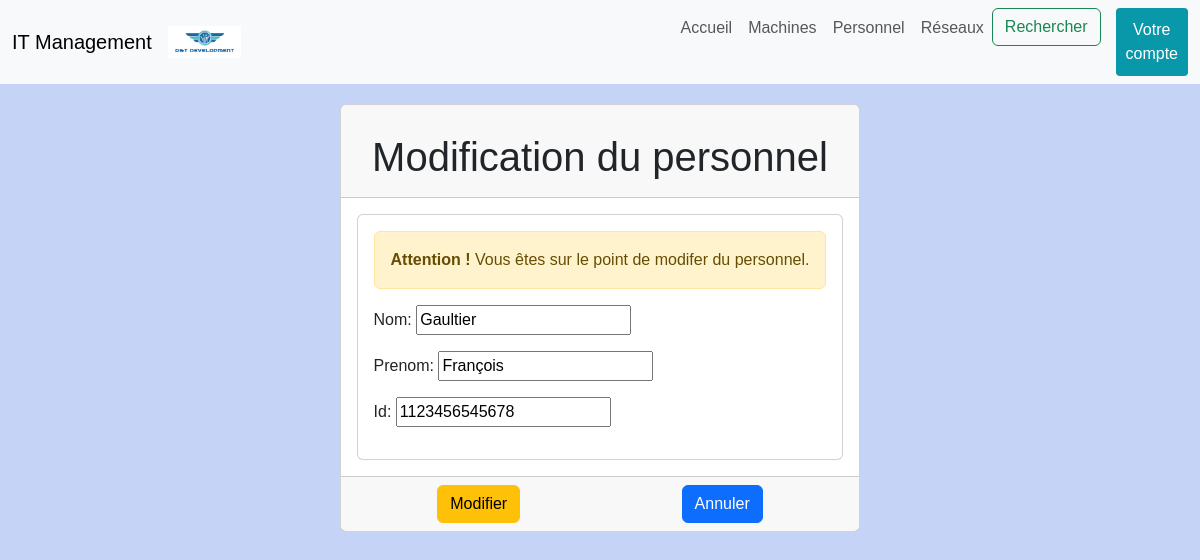
/modifier_personnel/1123456545678 (signed in), run on the app's committed database.
### projetApp/models.py (models this page shows, shortened)
class Personnel(models.Model):
	id = models.PositiveIntegerField(		#l'id est saisi manuellement est changeable et est unique
		primary_key = True,
		editable = True,
		validators=[MinValueValidator(1000000000000) , MaxValueValidator(9999999999999)], #ces valeurs répresentent la forme du num de sécurité sociale
		unique = True,
	)
	nom = models.CharField(
		max_length = 30
	)
	prenom = models.CharField(
		max_length = 30
	)
	mail = models.EmailField(blank = True) # permet la creation d'email automatiquement sous la bonne forme

### projetApp/views.py (the view)
# urls.py: path('modifier_personnel/<pk>', views.modifier_personnel_view, name='modifier_personnel'),
def modifier_personnel_view(request, pk):
    instance = get_object_or_404(Personnel, pk=pk)
    if request.method == 'POST':
        form = PersonnelForm(request.POST, instance=instance)
        if form.is_valid():
            form.save()
            return redirect('personnel')
    else:
        form = PersonnelForm(instance=instance)
    return render(request, 'templates/html/modifier_personnel.html', {'form': form})

### projetApp/forms.py
class PersonnelForm(forms.ModelForm):       #formulaire utilisé pour tout ce qui touche au modele personnel
    class Meta:
        model = Personnel
        fields = ['nom','prenom','id']

### projetApp/templates/html/modifier_personnel.html (shortened to what this page needs)
{%extends "index.html" %}
{% block content %}
<div class="card">
    <div class="card-header">
        <h1 class="card-title">Modification du personnel</h1>
    </div>
    <div class="card-body">
        <div class="card">
            <div class="card-body">
                {% if request.user.is_superuser %}
                <div class="alert alert-warning">
                    <strong>Attention !</strong> Vous êtes sur le point de modifer du personnel.
                </div>
                <form method="POST">
                    {{ form.as_p }}
            </div>
        </div>
    </div>
    <div class="card-footer text-center">
        <div class="li_button">
            <button type="submit" class="btn btn-warning">Modifier</button>
            <a href="{% url 'personnel' %}"><button class="btn btn-primary">Annuler</button></a>
        </div>
    </div>
    {% else %}
    <p>Vous devez être administrateur pour modifier ou supprimer du personnel.</p>
    <a href="{% url 'personnel' %}"><button class="btn btn-primary">Retour sur le site</button></a>
    {% endif %}
{% endblock %}

### projetApp/static/css/style.css (style rules this page uses)
body { background-color: #c4d3f6; font-family: 'Arial', sans-serif; }
body h1 { text-align: center; padding-top: 20px; }
.li_button { display: flex; align-items: flex-end; justify-content: space-around; }

### data on the page
Personnel: nom "Gaultier", prenom "François", id "1123456545678"
